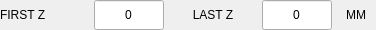
          <widget class="QWidget" name="widget_zlevel" native="true">
           <property name="minimumSize">
            <size>
             <width>0</width>
             <height>30</height>
            </size>
           </property>
           <property name="maximumSize">
            <size>
             <width>16777215</width>
             <height>30</height>
            </size>
           </property>
           <layout class="QHBoxLayout" name="horizontalLayout_14">
            <property name="spacing">
             <number>4</number>
            </property>
            <property name="leftMargin">
             <number>0</number>
            </property>
            <property name="topMargin">
             <number>0</number>
            </property>
            <property name="rightMargin">
             <number>0</number>
            </property>
            <property name="bottomMargin">
             <number>0</number>
            </property>
            <item>
             <widget class="QLabel" name="lbl_first_z">
              <property name="minimumSize">
               <size>
                <width>90</width>
                <height>0</height>
               </size>
              </property>
              <property name="maximumSize">
               <size>
                <width>90</width>
                <height>16777215</height>
               </size>
              </property>
              <property name="text">
               <string>FIRST Z</string>
              </property>
             </widget>
            </item>
            <item>
             <widget class="QLineEdit" name="lineEdit_start_z">
              <property name="sizePolicy">
               <sizepolicy hsizetype="Preferred" vsizetype="Preferred">
                <horstretch>0</horstretch>
                <verstretch>0</verstretch>
               </sizepolicy>
              </property>
              <property name="minimumSize">
               <size>
                <width>70</width>
                <height>30</height>
               </size>
              </property>
              <property name="maximumSize">
               <size>
                <width>70</width>
                <height>30</height>
               </size>
              </property>
              <property name="toolTip">
               <string>Z level of first facing operation</string>
              </property>
              <property name="text">
               <string>0</string>
              </property>
              <property name="maxLength">
               <number>8</number>
              </property>
              <property name="alignment">
               <set>Qt::AlignCenter</set>
              </property>
             </widget>
            </item>
            <item>
             <widget class="QLabel" name="lbl_last_z">
              <property name="minimumSize">
               <size>
                <width>90</width>
                <height>0</height>
               </size>
              </property>
              <property name="maximumSize">
               <size>
                <width>90</width>
                <height>16777215</height>
               </size>
              </property>
              <property name="text">
               <string>LAST Z</string>
              </property>
              <property name="alignment">
               <set>Qt::AlignCenter</set>
              </property>
             </widget>
            </item>
            <item>
             <widget class="QLineEdit" name="lineEdit_last_z">
              <property name="sizePolicy">
               <sizepolicy hsizetype="Preferred" vsizetype="Preferred">
                <horstretch>0</horstretch>
                <verstretch>0</verstretch>
               </sizepolicy>
              </property>
              <property name="minimumSize">
               <size>
                <width>70</width>
                <height>0</height>
               </size>
              </property>
              <property name="maximumSize">
               <size>
                <width>70</width>
                <height>16777215</height>
               </size>
              </property>
              <property name="toolTip">
               <string>Z level of final facing operation</string>
              </property>
              <property name="text">
               <string>0</string>
              </property>
              <property name="maxLength">
               <number>8</number>
              </property>
              <property name="alignment">
               <set>Qt::AlignCenter</set>
              </property>
             </widget>
            </item>
            <item>
             <widget class="QLabel" name="lbl_z_unit">
              <property name="minimumSize">
               <size>
                <width>40</width>
                <height>0</height>
               </size>
              </property>
              <property name="maximumSize">
               <size>
                <width>16777215</width>
                <height>16777215</height>
               </size>
              </property>
              <property name="text">
               <string>MM</string>
              </property>
              <property name="alignment">
               <set>Qt::AlignCenter</set>
              </property>
             </widget>
            </item>
           </layout>
          </widget>
